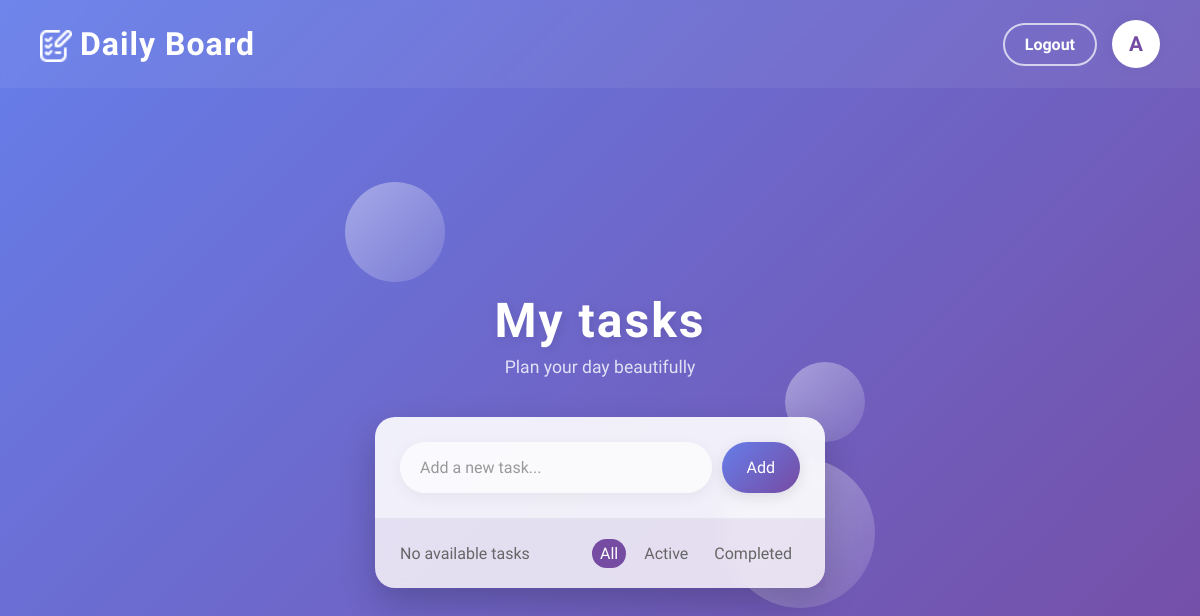
/ (signed in), run on an earlier commit of the app's database.
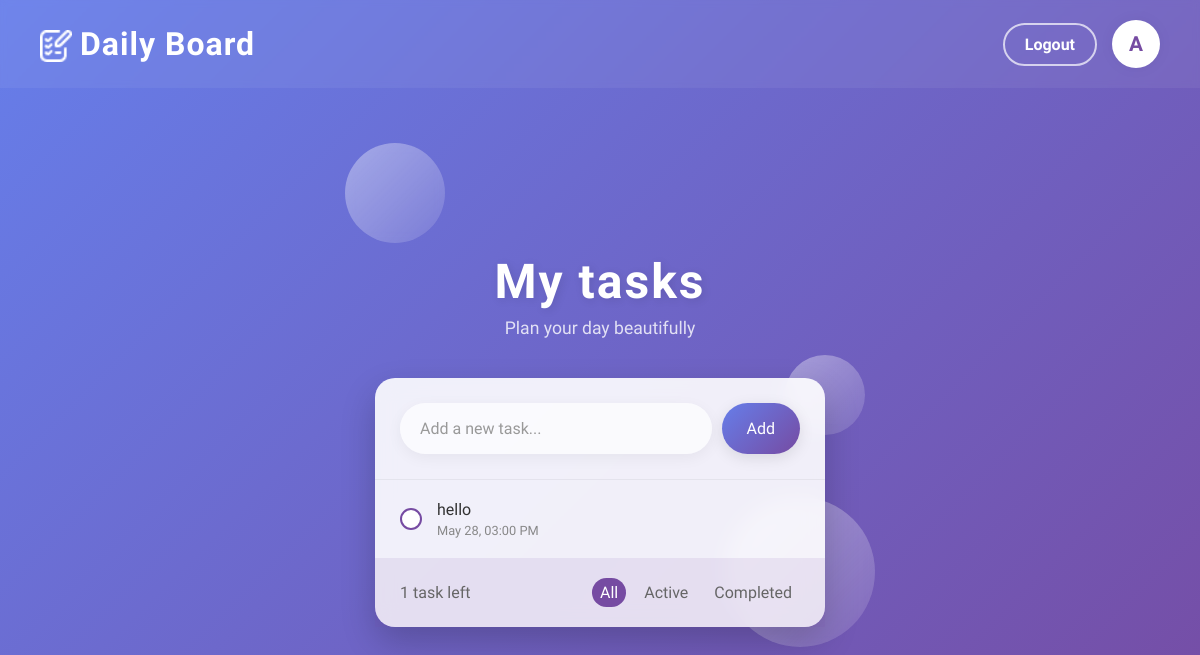
And on a later commit of the database.
### mainpage/models.py (models this page shows, shortened)
class TodoList(models.Model):
    user = models.ForeignKey(User, on_delete=models.CASCADE)
    task = models.CharField(max_length=200)
    created_at = models.DateTimeField(auto_now_add=True)
    is_checked = models.BooleanField(default=False)

### mainpage/views.py (the view)
# urls.py: path('', views.show_task, name="home"),
def show_task(request):
    if request.user.is_authenticated:
        task = request.session.pop('prefill_task', '')
        task_unauthorized = request.session.pop('prefill_task_unauthorized', '')
        if task_unauthorized:
            TodoList.objects.create(task=task_unauthorized, user = request.user)
        task_list = get_task_list(user=request.user)
        count = task_list.filter(is_checked=False).count()
    else:
        task = ''
        task_list = []
        count = 0
    return render(request,'index.html',{
        "task_list":task_list,
        "task": task,
        "count":count,
    })

### mainpage/templatetags/getFirstChar.py (called while the page is built)
@register.filter
def getFirstChar(username):
    if username:
        return username[0].upper()
    return ''

### mainpage/views.py (called while the page is built)
def get_task_list(user,checked=None):
    queryset = TodoList.objects.filter(user=user).order_by('-created_at')
    if checked is True:
        queryset = queryset.filter(is_checked=True)
    elif checked is False:
        queryset = queryset.filter(is_checked=False)
    return queryset

### templates/index.html
{% extends 'base.html'%}
{% block navbar %}
    {% include 'navbar.html'%}
{% endblock navbar %}
{% block main_content %}
    {% include 'header.html'%}
    <div class="todo-card">
        {% include 'inputBox.html'%}
        <ul class="todo-list">
            {% include 'content.html'%}
        </ul>
        {% include 'filter.html'%}
    </div>
{% endblock main_content %}

### templates/base.html (shortened to what this page needs)
{% load static %}
<!DOCTYPE html>
<html lang="en">
<head>
    <link rel="stylesheet" href="{% static 'css/style.css'%}">
</head>
<body>
    <div class="container">
        {% block navbar %}
        {% endblock navbar %}
        {% block main_content %}
        {% endblock main_content %}
        <div class="floating-bubble bubble-1"></div>
        <div class="floating-bubble bubble-3"></div>
    </div>
</body>
</html>

### templates/navbar.html
{% load getFirstChar %}
{% load static %}
{% load getFirstChar %}
{% load static %}
<div class="navbar">
  <a href="{%url 'home' %}" class="navbar-brand">
    <div class="navbar-logo">
      <img src="{% static 'images/logo.png' %}" alt="Logo">
    </div>
    <div class="navbar-title">Daily Board</div>
  </a>
  <div class="navbar-buttons">
    {% if not user.is_authenticated%}
    <a href="{% url 'login' %}" class="nav-btn login-nav-btn" tabindex="70">Login</a>
    <a href="{% url 'signup' %}" class="nav-btn signup-nav-btn" tabindex="80">Sign up</a>
    {% else %}
    <a href="{% url 'logout' %}" class="nav-btn login-nav-btn" tabindex="70">Logout</a>
    {% endif %}
    {% if request.user.is_authenticated %}
    <div class="user-logo" data-tooltip="{{ request.user.username }}">
      <span>{{ request.user.username|getFirstChar }}</span>
    </div>
    {% endif %}
  </div>
</div>

### templates/header.html
<div class="todo-header">
    <h1>My tasks</h1>
    <p>Plan your day beautifully</p>
</div>

### templates/inputBox.html (shortened to what this page needs)
<div>
  <form class="add-task" method="post" action="{% url 'add' %}" enctype="multipart/form-data">
    <input type="text" name="task" id="taskInputBox" placeholder="Add a new task..." value="{{task}}" tabindex="10" maxlength="200" required/>
    <button type="submit" tabindex="20" class="add-btn" data-tooltip="Add task">Add</button>
  </form>
</div>

### templates/content.html (shortened to what this page needs)
{% for list in task_list %}
    <li class="todo-item {% if list.is_checked %}completed{% endif %}" >
      <div
      {% if list.is_checked %}
      data-tooltip="Unmark"
      {% else %}
      data-tooltip="Mark as done"
      {% endif %}
      class="checkbox-wrapper">
        <a href="{% url 'checkbox' list.id %}" tabindex="30">
          <span class="checkbox{% if list.is_checked %}-checked{% endif %}">
          </span>
        </a>
      </div>
      <div class="todo-item-content">
        <div class="todo-item-title">{{ list.task}}</div>
        <div class="todo-item-date">{{ list.created_at|date:"M d, h:i A" }}</div>
      </div>
    </li>
  {% endfor %}

### templates/filter.html (shortened to what this page needs)
<div class="todo-footer">
    <div class="items-left">
      {% if task_list %}
          {% if count < 1 %}
              {% if request.resolver_match.url_name == 'home' or request.resolver_match.url_name == 'completed' %}
                  All tasks are completed
              {% elif request.resolver_match.url_name == 'active' %}
                  No active tasks
              {% endif %}
          {% else %}
              {% if request.resolver_match.url_name == 'home' or request.resolver_match.url_name == 'active' %}
                  {{ count }} task{{ count|pluralize }} left
              {% elif request.resolver_match.url_name == 'completed' %}
                  {{ count }} completed task{{ count|pluralize }}
              {% endif %}
          {% endif %}
      {% else%}
        No available tasks
      {% endif %}
    </div>
    <div class="filters"tabindex="40">
        <a href="{% url 'home' %}" id="all" class="filter" data-tooltip="Show all tasks" tabindex="40">All</a>
        <a href="{% url 'active' %}" id="active" class="filter" data-tooltip="Show active tasks" tabindex="40">Active</a>
        <a href="{% url 'completed' %}" id="completed" class="filter" data-tooltip="Show completed tasks" tabindex="40">Completed</a>
    </div>
</div>

What changed in the data, as far as the page shows it:
added TodoList: is_checked False (drawn), task "hello", created_at "May 28, 03:00 PM"
Also different on the page:
{{ count }}: (not shown) → "1"
text no longer shown: "No available tasks"
text now shown: "task left"
